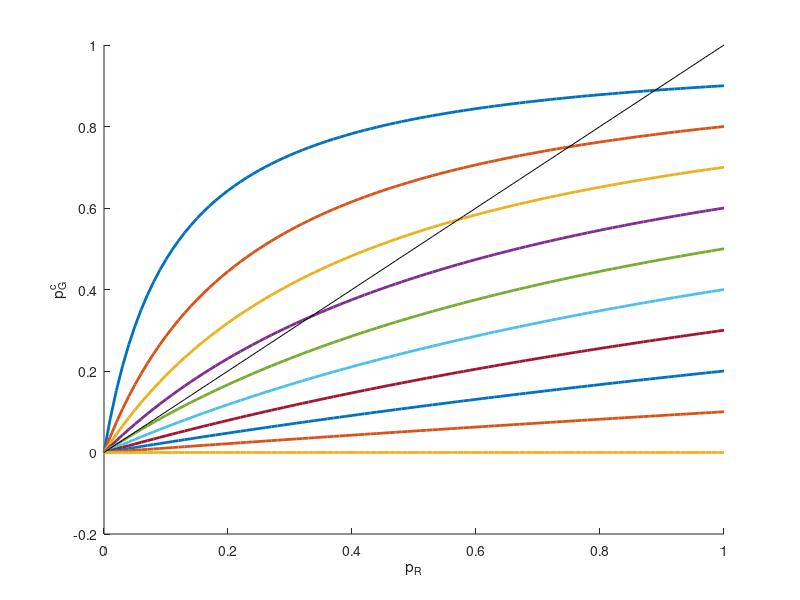
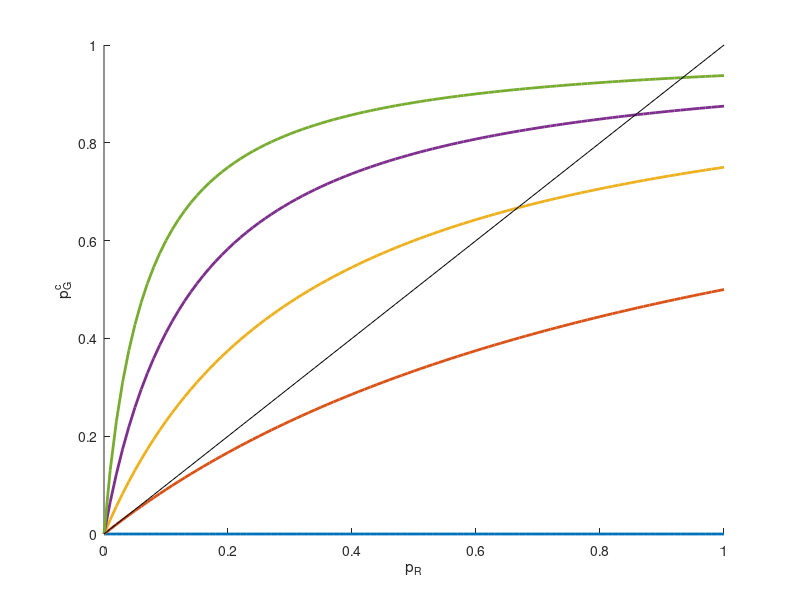

The MATLAB source for these figures, in order:
close all
clear all

x = [-1:0.01:1]; %position
c0 = 0.5;b = 0.1; 
cvals = c0*( 1 + b*x); %concentration gradient
kd = c0;

prx = cvals./(cvals+kd); %probability of active receptor p_R(x)

%plot(x,cvals);

nq = 10;
qvals = [1:nq]/nq;

figure(1);hold on;
for j = 1:nq
    q = qvals(j);
    ps = [0.0:0.01:1.0];
    pg = 1 - q./(1- (1-ps)*(1-q));
    plot(ps,pg,'LineWidth',2);
    
end
plot(ps,ps,'k');
xlabel('p_R');
ylabel('p_G^c');




nq = 5;
nvals = (2.^[0:nq-1])-1;

figure(3);hold on;
for j = 1:nq
    n = nvals(j);
    ps = [0.0:0.01:1.0];
    pg = ps*n./(1 + ps*n);
    plot(ps,pg,'LineWidth',2);
    %if n > 1
    %x = (1/sqrt(n)) - (1/n);
    %y=x*n/(1 + x*n);
    %plot(x,y,'ko','LineWidth',2);
    %end
end

%joff = 0.8*[0:10]/10;
%for j=1:11
%plot(ps,ps+joff(j),'k');
%end

plot(ps,ps,'k');
xlabel('p_R');
ylabel('p_G^c');
